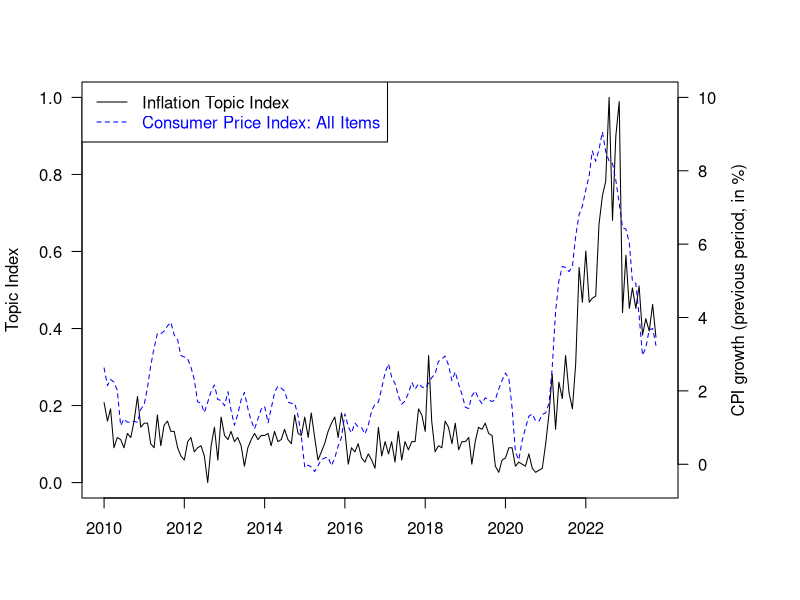
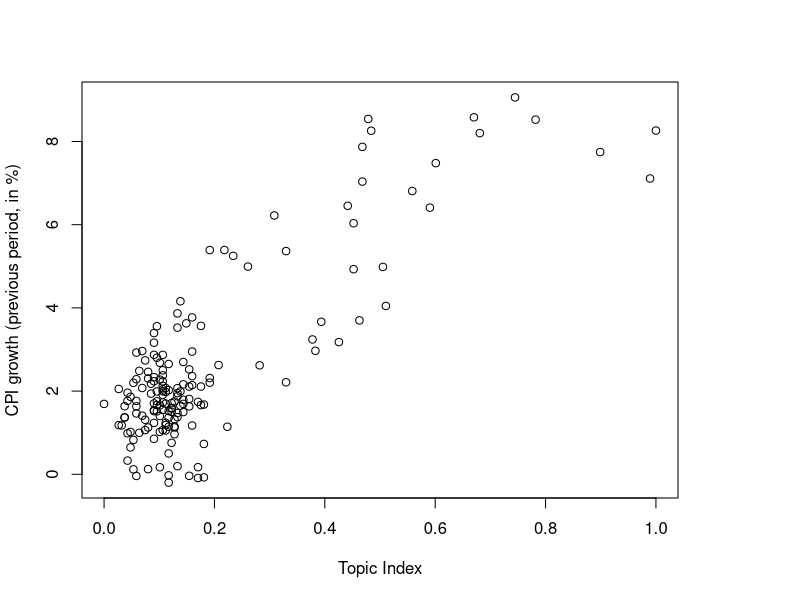

Source code (R) for these figures, in order:
#--------------------------------------------------------
# Name  : RQ1 - Correlation Inflation and Inflation 
#               reporting
# Desc. : When does the media report about inflation
#         and what patterns can be identified
# Author: Tammo Thobe
# Course: Data Analysis Lab
# Date  : 16.01.2024
#--------------------------------------------------------

rm(list = ls())

# Libraries and packages
if(!require(dplyr)){
  install.packages("dplyr")
  library(dplyr)
}

if(!require(sandwich)){
  install.packages("sandwich")
  library(sandwich)
}

if(!require(lmtest)){
  install.packages("lmtest")
  library(lmtest)
}

# Data
Index <- read.csv("Inflation Topic Index.csv")

Index <- Index[Index$Date <= "2023-10-01", ] # Since data for CPI only available up to 10-23

Index$Date <- as.Date(Index$Date)

CPI <- read.csv("CPALTT01USM659N.csv") # consumer price index: all items, growth period previous year

CPI$Date <- as.Date(CPI$DATE)

data <- left_join(Index, CPI, by = c("Date"))

data <- data[, c(2, 1, 4)]

# Plotting Index and CPI
## add extra space to right margin of plot within frame
par(mar=c(5, 4, 4, 6) + 0.1)

## Plot first set of data and draw its axis
plot(Index$Date, Index$Index, pch=16, axes=FALSE, ylim=c(0,1), xlab="", ylab="", 
     type="l",col="black")
axis(2, ylim=c(0,1),col="black",las=1)  ## las=1 makes horizontal labels
mtext("Topic Index",side=2,line=3)
box()

## Allow a second plot on the same graph
par(new=TRUE)

## Plot the second plot and put axis scale on right
plot(CPI$Date, CPI$CPALTT01USM659N, pch=15,  xlab="", ylab="", ylim=c(-0.5,10), 
     axes=FALSE, type="l", lty = 2, col="blue")
## a little farther out (line=4) to make room for labels
mtext("CPI growth (previous period, in %)",side=4,col="black",line=2.5) 
axis(4, ylim=c(-0.5,10), col="black",col.axis="black",las=1)

## Draw the time axis
axis(1, at = seq(min(Index$Date), max(Index$Date), by = "2 years"), labels = format(seq(min(Index$Date), max(Index$Date), by = "2 years"), "%Y"))

## Add Legend
legend("topleft",legend=c("Inflation Topic Index","Consumer Price Index: All Items"),
       text.col=c("black","blue"),lty = c(1, 2),col=c("black","blue"))


# Correlation between actual inflation and inflation news
plot(CPI$CPALTT01USM659N ~ Index$Index, xlab = "Topic Index",
     ylab = "CPI growth (previous period, in %)")

correlation <- cor(Index$Index, CPI$CPALTT01USM659N, method = "pearson")

model <- lm(Index ~ CPALTT01USM659N, data = data)
summary(model)

# Compute Newey-West standard errors, to adjust for heteroscedacticity and serially correlated error terms
vcov_nw <- NeweyWest(model, lag = NULL)
coeftest(model, vcov = vcov_nw)

# Categorical Variable indicating whether inflation is above or below the mean
data <- data %>%
  mutate(IndexIntensity = ifelse(CPALTT01USM659N > mean(CPALTT01USM659N), 1, 0))

data_larger  <- data[data$IndexIntensity == 1, ] 
data_smaller <- data[data$IndexIntensity == 0, ] 

model <- lm(Index ~ CPALTT01USM659N, data = data_larger)
summary(model)
vcov_nw <- NeweyWest(model, lag = NULL)
coeftest(model, vcov = vcov_nw)

model <- lm(Index ~ CPALTT01USM659N, data = data_smaller)
summary(model)
vcov_nw <- NeweyWest(model, lag = NULL)
coeftest(model, vcov = vcov_nw)
